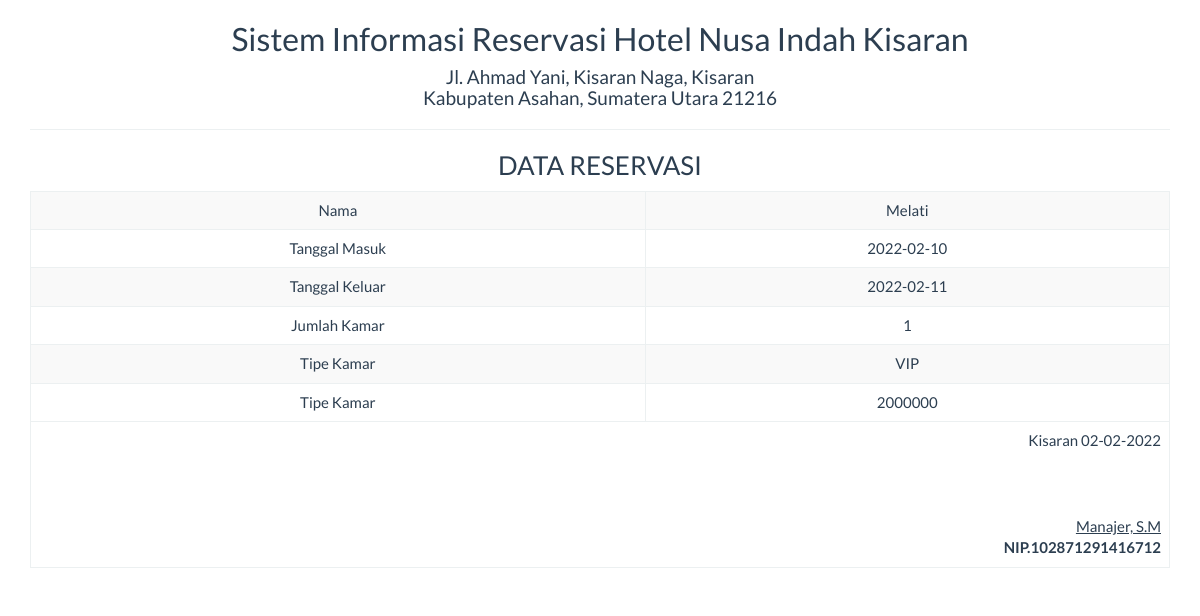
Page /report/pemesanan_satu.php on the committed database.
### tables this page shows
CREATE TABLE `tbl_penyewa` (
  `id_penyewa` int(11) NOT NULL,
  `nama_penyewa` varchar(25) NOT NULL,
  `alamat` varchar(50) NOT NULL,
  `jenkel` varchar(10) NOT NULL,
  `no_ktp` varchar(16) NOT NULL,
  `notelp` varchar(12) NOT NULL
);

CREATE TABLE `tbl_booking` (
  `id_booking` int(11) NOT NULL,
  `id_penyewa` varchar(32) NOT NULL,
  `tgl_masuk` date NOT NULL,
  `tgl_keluar` date NOT NULL,
  `jlh_kamar` int(11) NOT NULL,
  `jenis_kamar` varchar(10) NOT NULL,
  `harga` varchar(50) NOT NULL,
  `total_harga` varchar(15) NOT NULL
);

CREATE TABLE `tbl_tipe_kamar` (
  `id_kamar` int(11) NOT NULL,
  `tipe_kamar` varchar(15) NOT NULL,
  `harga` varchar(15) NOT NULL
);

### report/pemesanan_satu.php (the view, shortened to what this page needs)
<!DOCTYPE html>
<html>
    <head>
        <link href="../Assets/css/bootstrap.min.css" rel="stylesheet" type="text/css"/>
    </head>
    <body onload="print()">
        <?php
        include '../config/koneksi.php';
        $sql = " SELECT * FROM tbl_booking LEFT JOIN  tbl_penyewa ON tbl_booking.id_penyewa=tbl_penyewa.nama_penyewa join tbl_tipe_kamar on tbl_booking.jenis_kamar=tbl_tipe_kamar.id_kamar";
        $query = mysqli_query($koneksi, $sql) or die("SQL Detail error");
        $data = mysqli_fetch_array($query);
        ?>
        <div class="container">
            <div class='row'>
                <div class="col-sm-12">
                    <div class="text-center">
                        <h2>Sistem Informasi Reservasi Hotel Nusa Indah Kisaran </h2>
                        <h4>Jl. Ahmad Yani, Kisaran Naga, Kisaran <br>
                              Kabupaten Asahan, Sumatera Utara 21216</h4>
                        <hr>
                        <h3>DATA RESERVASI</h3>
                        <table class="table table-bordered table-striped table-hover">
                            <tbody>
								<tr>
                                    <td>Nama</td> <td><?= $data['nama_penyewa'] ?></td>
                                </tr>
                                <tr>
                                    <td>Tanggal Masuk</td> <td><?= $data['tgl_masuk'] ?></td>
                                </tr>
                                <tr>
                                    <td>Tanggal Keluar</td> <td><?= $data['tgl_keluar'] ?></td>
                                </tr>
                                <tr>
                                    <td>Jumlah Kamar</td> <td><?= $data['jlh_kamar'] ?></td>
                                </tr>
								<tr>
                                    <td>Tipe Kamar</td> <td><?= $data['tipe_kamar'] ?></td>
                                </tr>
                                <tr>
                                    <td>Tipe Kamar</td> <td><?= $data['total_harga'] ?></td>
                                </tr>
                            </tbody>
                            <tfoot>
                                <tr>
                                    <td colspan="2" class="text-right">
                                        Kisaran  <?= date("d-m-Y") ?>
                                        <br><br><br><br>
                                        <u>Manajer, S.M<strong></u><br>
                                        NIP.102871291416712
									</td>
								</tr>
							</tfoot>
                        </table>
                    </div>
                </div>
            </div>
    </body>
</html>

### rows in the picture
tbl_penyewa: nama_penyewa "Melati"
tbl_booking: tgl_masuk "2022-02-10", tgl_keluar "2022-02-11", jlh_kamar "1", total_harga "2000000"
tbl_tipe_kamar: tipe_kamar "VIP"
